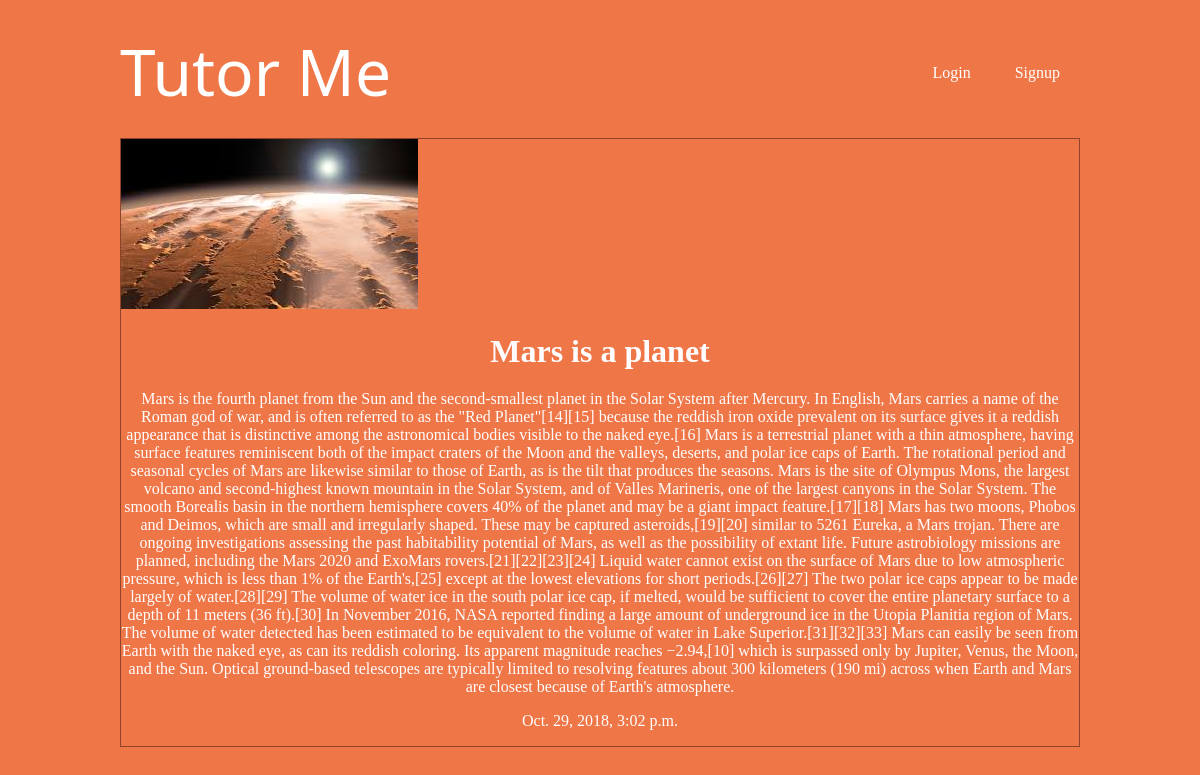
The app's page /articles/mars-is-a-planet/ with its own data.
### articles/models.py (models this page shows, shortened)
class Article(models.Model):
    title=models.CharField(max_length=100)
    slug=models.SlugField()
    body=models.TextField()
    date=models.DateTimeField(auto_now_add=True)
    thumb=models.ImageField(default='default.png',blank=True)
    author=models.ForeignKey(User,on_delete=models.PROTECT,default=None)

### articles/views.py (the view)
# urls.py: path('<slug>/',views.article_detail,name="detail"),
def article_detail(request, slug):
    article = Article.objects.get(slug=slug)
    return render(request, 'articles/article_detail.html', {'article': article})

### articles/templates/articles/article_detail.html
{% extends 'base_layout.html' %}
{% block content %}
<div class="article-detail">
  <div class="article">
    <img src="{{article.thumb.url}}" alt="">
    <h2>{{article.title}}</h2>
    <p>{{article.body}}</p>
    <p>{{article.date}}</p>
  </div>
</div>
{% endblock %}

### assets/styles.css (style rules this page uses)
body { background-color: #ef7647; color: #fffdfe; }
body * { font-family: Ubuntu; }
h1, h2, h3, h4, h5 { font-weight: 4em; margin: 0; }
.article { padding: 10px; border: 1px solid rgb(143, 68, 41); position: relative; padding-bottom: 40px; }
.article h2 { font-size: 1.2em; }
.article-detail .article { padding: 0; }
.article-detail .article img { max-width: 100%; }
.article-detail .article h2 { text-align: center; margin: 20px auto; font-size: 2em; }
.article-detail .article p { text-align: center; }

### records on screen
Article: thumb (picture), title "Mars is a planet", body "Mars is the fourth planet from the Sun and the second-smallest planet in the Solar System after Mercury. In English, Mars carries a name of the Roman god of war, and is often referred to as the \"Red Planet\"[14][15] because the reddish iron oxide prevalent on its surface gives it a reddish appearance that is distinctive among the astronomical bodies visible to the naked eye.[16] Mars is a terrestrial planet with a thin atmosphere, having surface features reminiscent both of the impact craters of the Moon and the valleys, deserts, and polar ice caps of Earth. The rotational period and seasonal cycles of Mars are likewise similar to those of Earth, as is the tilt that produces the seasons.…", date "Oct. 29, 2018, 3:02 p.m."
